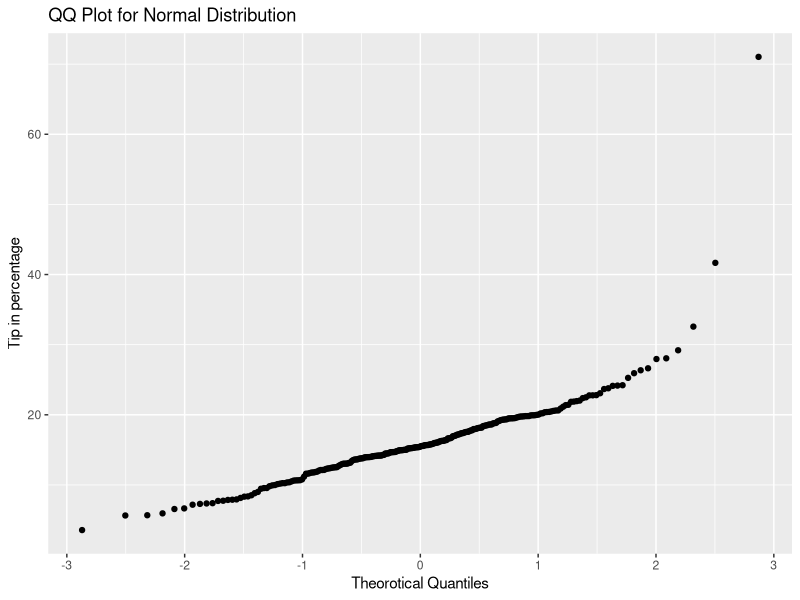
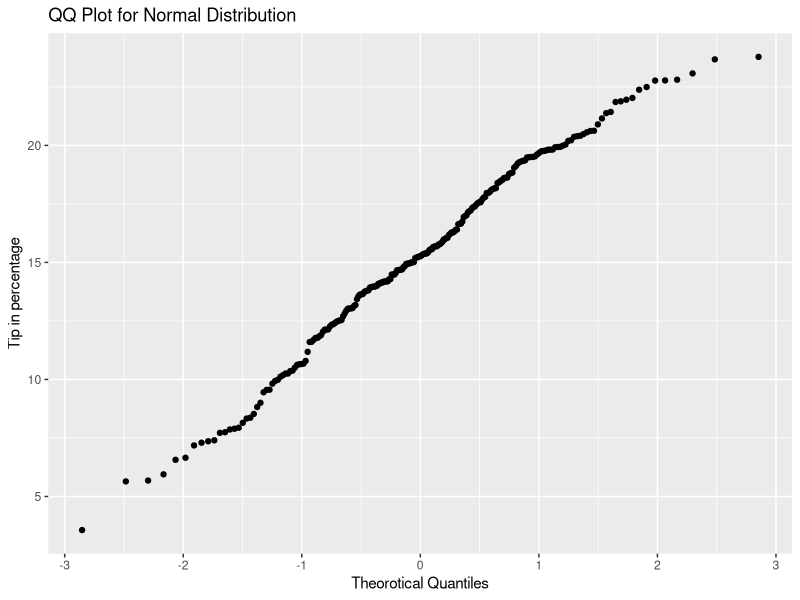
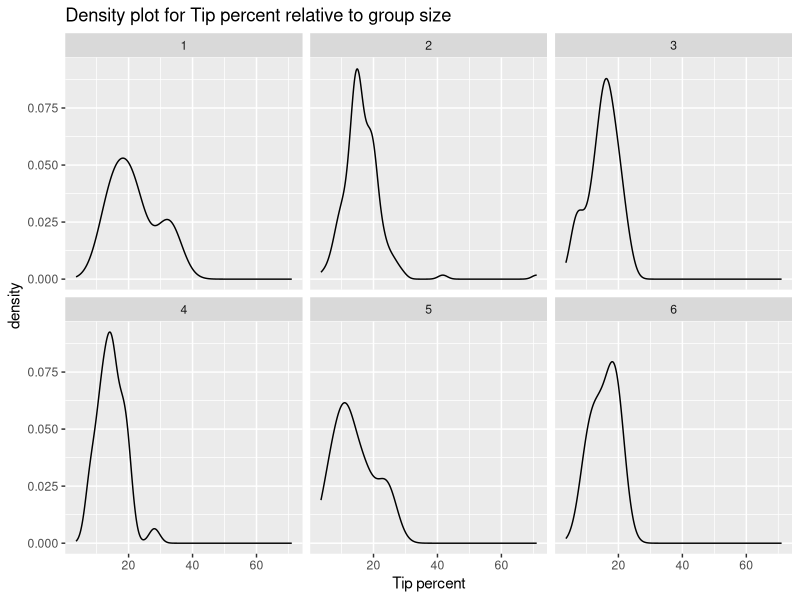
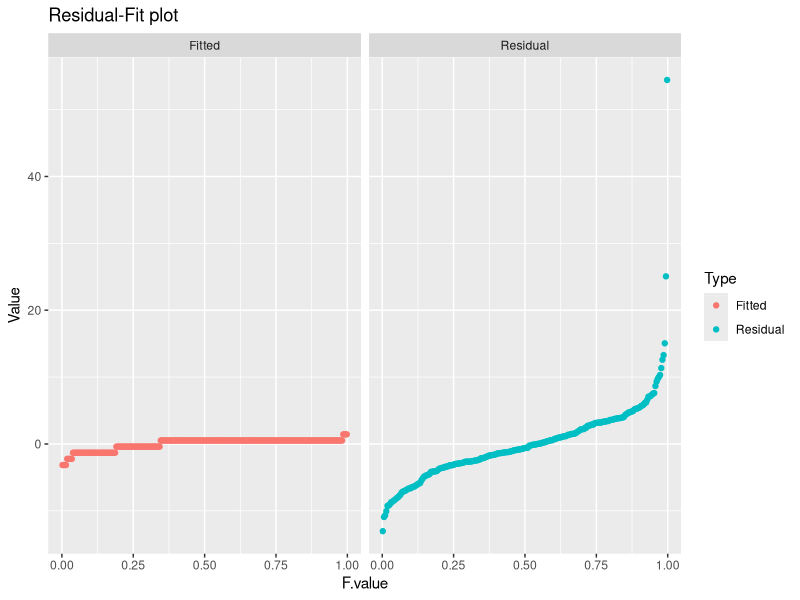

Source code (R) for these figures, in order:
## ---- chunk 1
library(ggplot2)
tips = read.table("tips.txt", header = TRUE,sep = " ")
tips$tip_percent = tips$tip*100/tips$total_bill
#summary(tips$tip_percent)
#ggplot(data=tips,aes(x=tip_percent,y=..density..)) + geom_density()+ geom_histogram(fill = 22,bins=40,alpha = 0.5) + labs(x = "Tip in %", y= "Density",title="Density Distribution") + scale_x_continuous(breaks = seq(0,60,4))
ggplot(data = tips,aes(sample=tip_percent)) + stat_qq() + labs(x = "Theorotical Quantiles",y="Tip in percentage",title="QQ Plot for Normal Distribution")
#ggplot(data = tips,aes(sample=tip_percent)) + stat_qq(distribution = qunif)+ labs(x = "Theorotical Quantiles",title="QQ Plot for Uniform Distribution")
## ---- chunk 2
tips_nooutlier = tips[tips$tip_percent<24,]
#ggplot(data=tips_nooutlier,aes(x=tip_percent,y=..density..)) + geom_density()+ geom_histogram(fill = 22,bins=40,alpha = 0.5) + labs(x = "Tip in %", y= "Density",title="Density Distribution") + scale_x_continuous(breaks = seq(0,60,4))
ggplot(data = tips_nooutlier,aes(sample=tip_percent)) + stat_qq() + labs(x = "Theorotical Quantiles",y="Tip in percentage",title="QQ Plot for Normal Distribution")
#ggplot(data = tips_nooutlier,aes(sample=tip_percent)) + stat_qq(distribution = qunif)+ labs(x = "Theorotical Quantiles",title="QQ Plot for Uniform Distribution")
  
## ---- chunk 3
ggplot(data = tips,aes(x=tip_percent)) + geom_density() + facet_wrap(~size) + labs(x="Tip percent",title="Density plot for Tip percent relative to group size")
#ggplot(data = tips,aes(sample=tip_percent)) + stat_qq() + facet_wrap(~size) + labs(y="Tip percent",title="Tip percentage vs Group Size")
## ---- chunk 4
library(tidyr)
model.percentage.tips = lm(tip_percent~size,data=tips)
tips.percent.fitted = sort(fitted.values(model.percentage.tips)) - mean(fitted.values(model.percentage.tips))
tips.residuals = sort(model.percentage.tips$residuals)
tips.fitted = data.frame(F.value = (0.5:length(tips.percent.fitted))/length(tips.percent.fitted),Fitted = tips.percent.fitted,Residual = tips.residuals)
tips.fitted = tips.fitted %>% gather(Type,Value,Fitted:Residual)
ggplot(tips.fitted,aes(x = F.value,col=Type,y=Value)) + geom_point() + facet_wrap(~Type) + labs(title = "Residual-Fit plot",xlab = "F Value")
